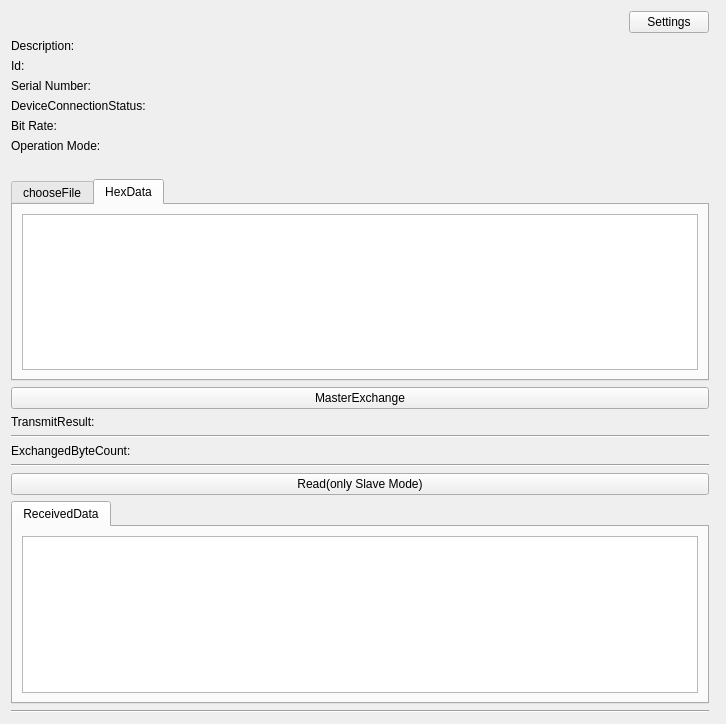
<?xml version="1.0" encoding="UTF-8"?>
<ui version="4.0">
 <class>Form</class>
 <widget class="QWidget" name="Form">
  <property name="geometry">
   <rect>
    <x>0</x>
    <y>0</y>
    <width>726</width>
    <height>724</height>
   </rect>
  </property>
  <property name="windowTitle">
   <string>Form</string>
  </property>
  <layout class="QGridLayout" name="gridLayout">
   <item row="11" column="0">
    <widget class="QTabWidget" name="tabWidget">
     <property name="sizePolicy">
      <sizepolicy hsizetype="Expanding" vsizetype="Expanding">
       <horstretch>0</horstretch>
       <verstretch>0</verstretch>
      </sizepolicy>
     </property>
     <property name="currentIndex">
      <number>1</number>
     </property>
     <widget class="QWidget" name="ChooseFile">
      <attribute name="title">
       <string>chooseFile</string>
      </attribute>
      <layout class="QVBoxLayout" name="verticalLayout">
       <item>
        <widget class="QPushButton" name="pushButton_File">
         <property name="text">
          <string>Choose File for Upload</string>
         </property>
        </widget>
       </item>
       <item>
        <widget class="QLabel" name="selectedFileLabel">
         <property name="maximumSize">
          <size>
           <width>16777215</width>
           <height>16777215</height>
          </size>
         </property>
         <property name="text">
          <string>Selected File:</string>
         </property>
         <property name="scaledContents">
          <bool>true</bool>
         </property>
         <property name="alignment">
          <set>Qt::AlignLeading|Qt::AlignLeft|Qt::AlignTop</set>
         </property>
         <property name="wordWrap">
          <bool>true</bool>
         </property>
         <property name="margin">
          <number>-2</number>
         </property>
         <property name="indent">
          <number>-3</number>
         </property>
        </widget>
       </item>
      </layout>
     </widget>
     <widget class="QWidget" name="hexData">
      <attribute name="title">
       <string>HexData</string>
      </attribute>
      <layout class="QHBoxLayout" name="horizontalLayout">
       <item>
        <widget class="QPlainTextEdit" name="userInput">
         <property name="sizePolicy">
          <sizepolicy hsizetype="Expanding" vsizetype="Expanding">
           <horstretch>0</horstretch>
           <verstretch>0</verstretch>
          </sizepolicy>
         </property>
        </widget>
       </item>
      </layout>
     </widget>
    </widget>
   </item>
   <item row="15" column="0" colspan="2">
    <widget class="QLabel" name="exchangedByteCount">
     <property name="enabled">
      <bool>true</bool>
     </property>
     <property name="sizePolicy">
      <sizepolicy hsizetype="Preferred" vsizetype="Fixed">
       <horstretch>0</horstretch>
       <verstretch>0</verstretch>
      </sizepolicy>
     </property>
     <property name="maximumSize">
      <size>
       <width>16777215</width>
       <height>16777215</height>
      </size>
     </property>
     <property name="text">
      <string>ExchangedByteCount:</string>
     </property>
    </widget>
   </item>
   <item row="13" column="0">
    <widget class="QLabel" name="transmitResult">
     <property name="sizePolicy">
      <sizepolicy hsizetype="Preferred" vsizetype="Fixed">
       <horstretch>0</horstretch>
       <verstretch>0</verstretch>
      </sizepolicy>
     </property>
     <property name="text">
      <string>TransmitResult:</string>
     </property>
    </widget>
   </item>
   <item row="7" column="0">
    <layout class="QHBoxLayout" name="horizontalLayout_4">
     <item>
      <layout class="QVBoxLayout" name="verticalLayout_2"/>
     </item>
     <item>
      <spacer name="horizontalSpacer_2">
       <property name="orientation">
        <enum>Qt::Horizontal</enum>
       </property>
       <property name="sizeType">
        <enum>QSizePolicy::Expanding</enum>
       </property>
       <property name="sizeHint" stdset="0">
        <size>
         <width>40</width>
         <height>20</height>
        </size>
       </property>
      </spacer>
     </item>
    </layout>
   </item>
   <item row="14" column="0">
    <widget class="Line" name="line">
     <property name="orientation">
      <enum>Qt::Horizontal</enum>
     </property>
    </widget>
   </item>
   <item row="18" column="0">
    <widget class="QTabWidget" name="tabWidget_2">
     <widget class="QWidget" name="hexReceived">
      <attribute name="title">
       <string>ReceivedData</string>
      </attribute>
      <layout class="QVBoxLayout" name="verticalLayout_3">
       <item>
        <widget class="QPlainTextEdit" name="hexReceive"/>
       </item>
      </layout>
     </widget>
    </widget>
   </item>
   <item row="12" column="0">
    <widget class="QPushButton" name="pushButton_Transmit">
     <property name="text">
      <string>MasterExchange</string>
     </property>
    </widget>
   </item>
   <item row="6" column="0">
    <layout class="QGridLayout" name="gridLayout_2">
     <item row="1" column="0">
      <widget class="QLabel" name="label_2">
       <property name="text">
        <string>Id:</string>
       </property>
      </widget>
     </item>
     <item row="4" column="0">
      <widget class="QLabel" name="label_5">
       <property name="text">
        <string>Bit Rate:</string>
       </property>
      </widget>
     </item>
     <item row="3" column="0">
      <widget class="QLabel" name="label_4">
       <property name="text">
        <string>DeviceConnectionStatus:</string>
       </property>
      </widget>
     </item>
     <item row="2" column="0">
      <widget class="QLabel" name="label_3">
       <property name="text">
        <string>Serial Number:</string>
       </property>
      </widget>
     </item>
     <item row="0" column="0">
      <widget class="QLabel" name="label">
       <property name="text">
        <string>Description:</string>
       </property>
      </widget>
     </item>
     <item row="5" column="0">
      <widget class="QLabel" name="label_6">
       <property name="text">
        <string>Operation Mode:</string>
       </property>
      </widget>
     </item>
    </layout>
   </item>
   <item row="19" column="0">
    <widget class="Line" name="line_2">
     <property name="orientation">
      <enum>Qt::Horizontal</enum>
     </property>
    </widget>
   </item>
   <item row="16" column="0">
    <widget class="Line" name="line_3">
     <property name="orientation">
      <enum>Qt::Horizontal</enum>
     </property>
    </widget>
   </item>
   <item row="5" column="0">
    <layout class="QHBoxLayout" name="horizontalLayout_3">
     <item>
      <spacer name="horizontalSpacer">
       <property name="orientation">
        <enum>Qt::Horizontal</enum>
       </property>
       <property name="sizeType">
        <enum>QSizePolicy::Expanding</enum>
       </property>
       <property name="sizeHint" stdset="0">
        <size>
         <width>40</width>
         <height>20</height>
        </size>
       </property>
      </spacer>
     </item>
     <item>
      <widget class="QPushButton" name="settingsButton">
       <property name="sizePolicy">
        <sizepolicy hsizetype="Minimum" vsizetype="Fixed">
         <horstretch>0</horstretch>
         <verstretch>0</verstretch>
        </sizepolicy>
       </property>
       <property name="text">
        <string>Settings</string>
       </property>
       <property name="iconSize">
        <size>
         <width>16</width>
         <height>16</height>
        </size>
       </property>
      </widget>
     </item>
    </layout>
   </item>
   <item row="17" column="0">
    <widget class="QPushButton" name="slaveReadButton">
     <property name="text">
      <string>Read(only Slave Mode)</string>
     </property>
    </widget>
   </item>
  </layout>
  <zorder>tabWidget</zorder>
  <zorder>pushButton_Transmit</zorder>
  <zorder>exchangedByteCount</zorder>
  <zorder>transmitResult</zorder>
  <zorder>line</zorder>
  <zorder>line_2</zorder>
  <zorder>tabWidget_2</zorder>
  <zorder>line_3</zorder>
  <zorder>slaveReadButton</zorder>
 </widget>
 <resources/>
 <connections/>
</ui>
